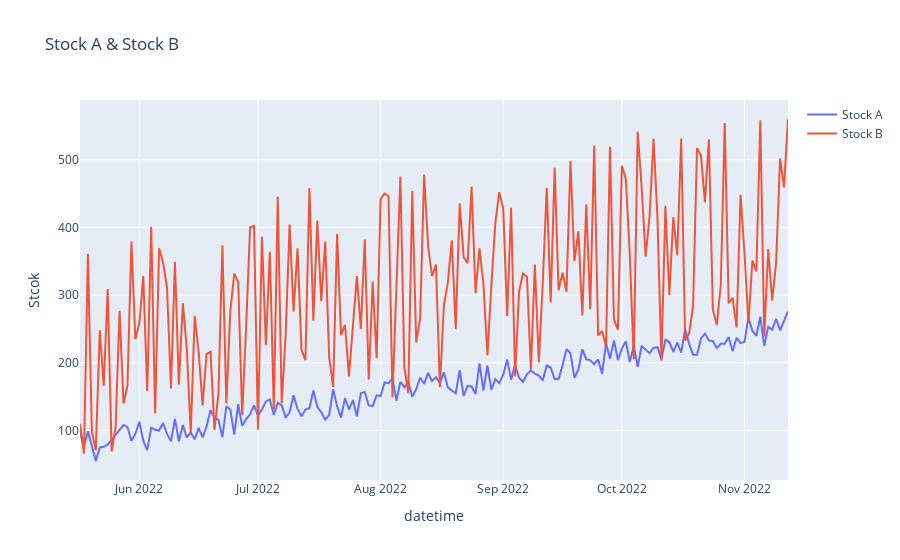

The notebook cell this image was saved under:
### Code cell
## 다음과 같은 형식으로 빈 리스트를 생성하고, append()를 통해서 만들어준다
data = []

trace1 = go.Scatter(x= df.index, y = df['Stock A'], mode = 'lines', name = 'Stock A')
data.append(trace1)
trace2 = go.Scatter(x = df.index, y = df['Stock B'], mode = 'lines', name = 'Stock B')
data.append(trace2)

layout = go.Layout(title = 'Stock A & Stock B', xaxis = {'title':'datetime'}, yaxis = {'title':'Stcok'})

fig = go.Figure(data = data, layout = layout)
fig.show()

### Figure 1 — Plotly figure (JSON) as saved in the notebook; plotly's stock layout.template omitted (floating-point values rounded to 4 significant figures; data arrays with more than 128 entries replaced by an {"elided": "..."} marker saying what was removed)
{"data": [{"mode": "lines", "name": "Stock A", "type": "scatter", "x": {"elided": "180 str values"}, "y": {"elided": "180 int values"}}, {"mode": "lines", "name": "Stock B", "type": "scatter", "x": {"elided": "180 str values"}, "y": {"elided": "180 int values"}}], "layout": {"title": {"text": "Stock A & Stock B"}, "xaxis": {"title": {"text": "datetime"}}, "yaxis": {"title": {"text": "Stcok"}}}}
